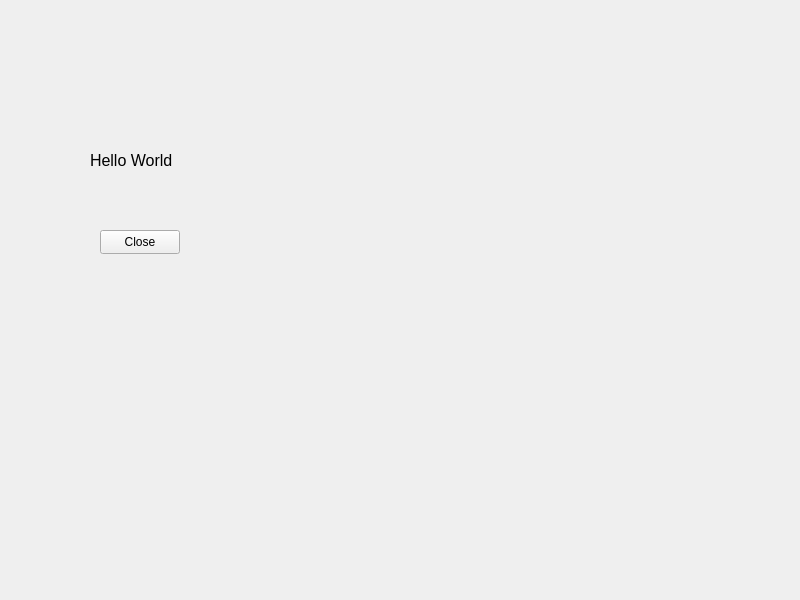
<?xml version="1.0" encoding="UTF-8"?>
<ui version="4.0">
 <class>Widget</class>
 <widget class="QWidget" name="Widget">
  <property name="geometry">
   <rect>
    <x>0</x>
    <y>0</y>
    <width>800</width>
    <height>600</height>
   </rect>
  </property>
  <property name="windowTitle">
   <string>Widget</string>
  </property>
  <widget class="QLabel" name="LabelDemo">
   <property name="geometry">
    <rect>
     <x>90</x>
     <y>140</y>
     <width>101</width>
     <height>41</height>
    </rect>
   </property>
   <property name="font">
    <font>
     <pointsize>12</pointsize>
    </font>
   </property>
   <property name="text">
    <string>Hello World</string>
   </property>
  </widget>
  <widget class="QPushButton" name="btnClose">
   <property name="geometry">
    <rect>
     <x>100</x>
     <y>230</y>
     <width>80</width>
     <height>24</height>
    </rect>
   </property>
   <property name="text">
    <string>Close</string>
   </property>
  </widget>
 </widget>
 <resources/>
 <connections>
  <connection>
   <sender>btnClose</sender>
   <signal>clicked()</signal>
   <receiver>Widget</receiver>
   <slot>close()</slot>
   <hints>
    <hint type="sourcelabel">
     <x>139</x>
     <y>241</y>
    </hint>
    <hint type="destinationlabel">
     <x>399</x>
     <y>299</y>
    </hint>
   </hints>
  </connection>
 </connections>
</ui>
